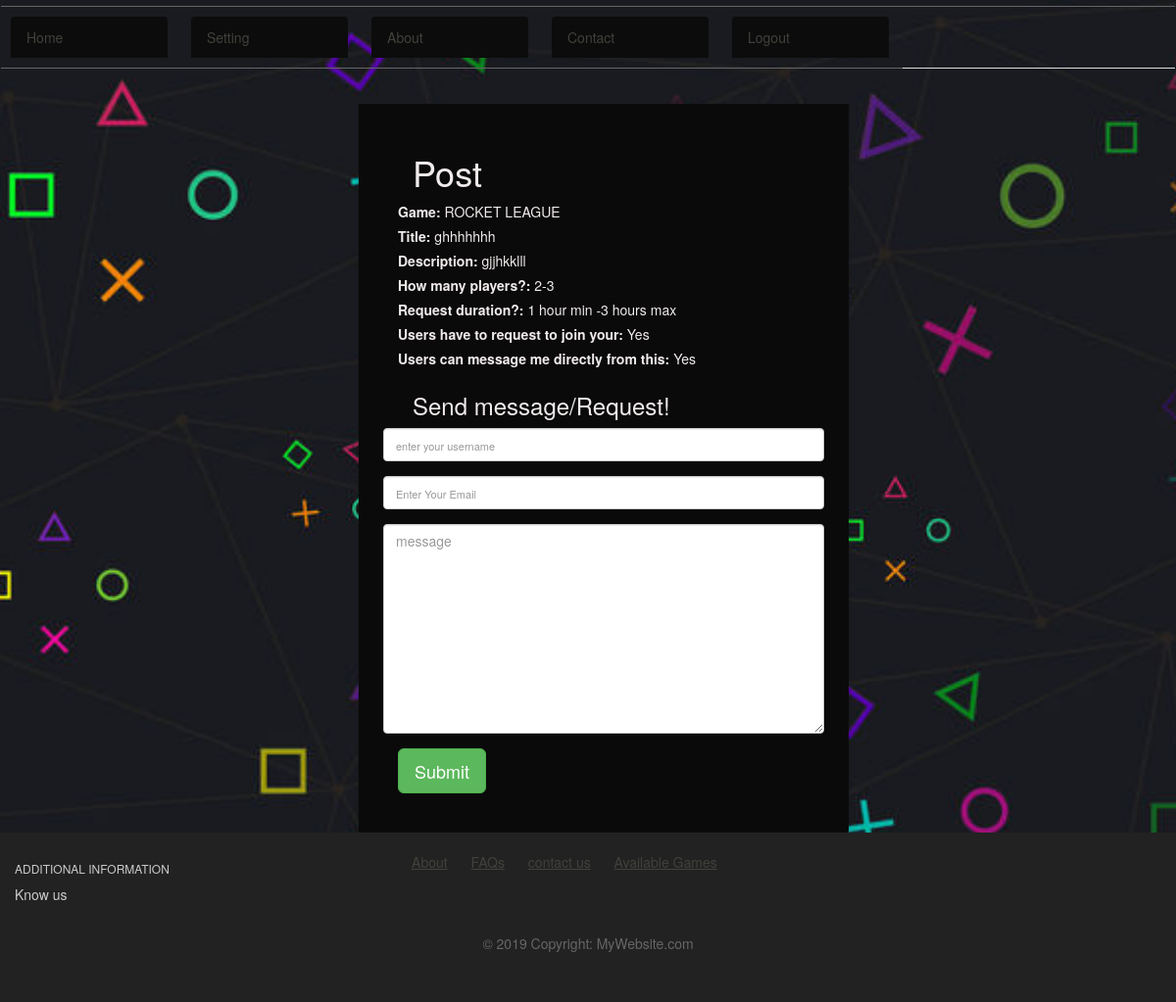
/mygames/post/3/, run on the app's committed database.
### mygames/models.py (models this page shows, shortened)
class Post(models.Model):
    author = models.ForeignKey(
        settings.AUTH_USER_MODEL, on_delete=models.CASCADE)
    game = models.ForeignKey(Games, max_length=20,
                             on_delete=models.CASCADE, null=True)
    title = models.CharField(blank=True, null=True, max_length=200)
    description = models.CharField(blank=True, null=True, max_length=200)
    playerno = models.CharField(max_length=20, null=True)
    published_date = models.DateTimeField(
        blank=True, default=timezone.now, max_length=200)
    request_duration = models.CharField(max_length=40, null=True)
    requestStatus = models.BooleanField()
    messageStatus = models.BooleanField()

class Games(models.Model):
    name = models.CharField(max_length=200)
    category = models.CharField(max_length=200)
    url = models.CharField(max_length=200)
    image_path = models.CharField(max_length=200)
    description = models.TextField(max_length=1000)
    def __str__(self):
        return self.name

### mygames/views.py (the view, shortened to what this page needs)
def postDetail(request, id=id):
    print("Escape yyyyy")
    form = messageForm()
    post = Post.objects.get(id=id)
    return render(request, 'mygames/thepost.html', {'post': post, 'form': form, 'uname': the_username})

### mygames/forms.py
class messageForm(forms.Form):
    username = forms.CharField(label='Username', max_length=100,
                               widget=forms.TextInput(attrs={'class': 'form-control', 'placeholder': 'enter your username'}))
    email = forms.CharField(label='Email', max_length=100,
                            widget=forms.TextInput(attrs={'class': 'form-control',  'placeholder': 'Enter Your Email'}))
    message = forms.CharField(label='Message', max_length=300,
                              widget=forms.Textarea(attrs={'class': 'form-control', 'placeholder': 'message'}))

### mygames/templates/mygames/thepost.html (shortened to what this page needs)
{% extends "base.html" %} {% block content %}
<div class="container">
    <div class="row main">
        <div class="main-login main-center">
            <h1>Post </h1>
            <div class="form-horizontal">
                <label for="game">Game:</label> {{post.game}}<br>
                <label for="title">Title:</label> {{post.title}}<br>
                <label for="description">Description:</label> {{post.description}}<br>
                <label for="playerno">How many players?:</label> {{post.playerno}}<br>
                <label for="request_duration">Request duration?:</label> {{post.request_duration}}<br>
                <label for="request">Users have to request to join your:</label> {%if post.requestStatus %} Yes {% else %} No {% endif %}<br>
                <label for="message">Users can message me directly from this:</label> {% if post.messageStatus %} Yes {% else %} No {% endif %}<br>
            </div>
            {% if post.messageStatus%}
            <form class="form-horizontal" action="#" method="POST">{% csrf_token %}
                <h3 class="feature-title">Send message/Request!</h3>
                <div class="form-group">
                    {{form.username}}
                </div>
                <div class="form-group">
                    {{form.email}}
                </div>
                <div class="form-group">
                    {{form.message}}
                </div>
                <button class="btn btn-success btn-lg" type="submit">Submit</button> {% endif %}
            </form>
        </div>
    </div>
</div>
{% endblock %}

### mygames/static/css/main.css (style rules this page uses)
body { background: url(../images/background.jpeg) no-repeat center center fixed; -webkit-background-size: cover; -moz-background-size: cover; -o-background-size: cover; background-size: cover; }
.main { margin-top: -10px; }
* { box-sizing: border-box; }
.row:after { content: ""; display: table; clear: both; align-content: center; margin-left: 20px; }
.form-group { margin-bottom: 1px; }
label { margin-bottom: 15px; }
input, input::-webkit-input-placeholder { font-size: 11px; padding-top: 3px; }
.main-login { background-color: rgb(2, 2, 2); -moz-border-radius: 2px; -webkit-border-radius: 2px; border-radius: 2px; -moz-box-shadow: 0px 2px 2px rgba(0, 0, 0, 0.3); -webkit-box-shadow: 0px 2px 2px rgba(0, 0, 0, 0.3); box-shadow: 0px 2px 2px rgba(0, 0, 0, 0.3); }
.main-center { margin-left: 30%; max-width: 500px; padding: 40px 40px; color: rgb(241, 235, 235); background-color: rgb(10, 10, 10); }
body { padding-top: 5px; }
h1, h2, h3, h4, h5, h6, p { margin-top: 0; padding-right: 15px; padding-left: 15px; }
.container { width: 80%; max-width: 1260px; min-width: 780px; margin: 0 auto; overflow: hidden; }

### data on the page
Post: game "ROCKET LEAGUE", title "ghhhhhhh", description "gjjhkklll", playerno "2-3", request_duration "1 hour min -3 hours max"
